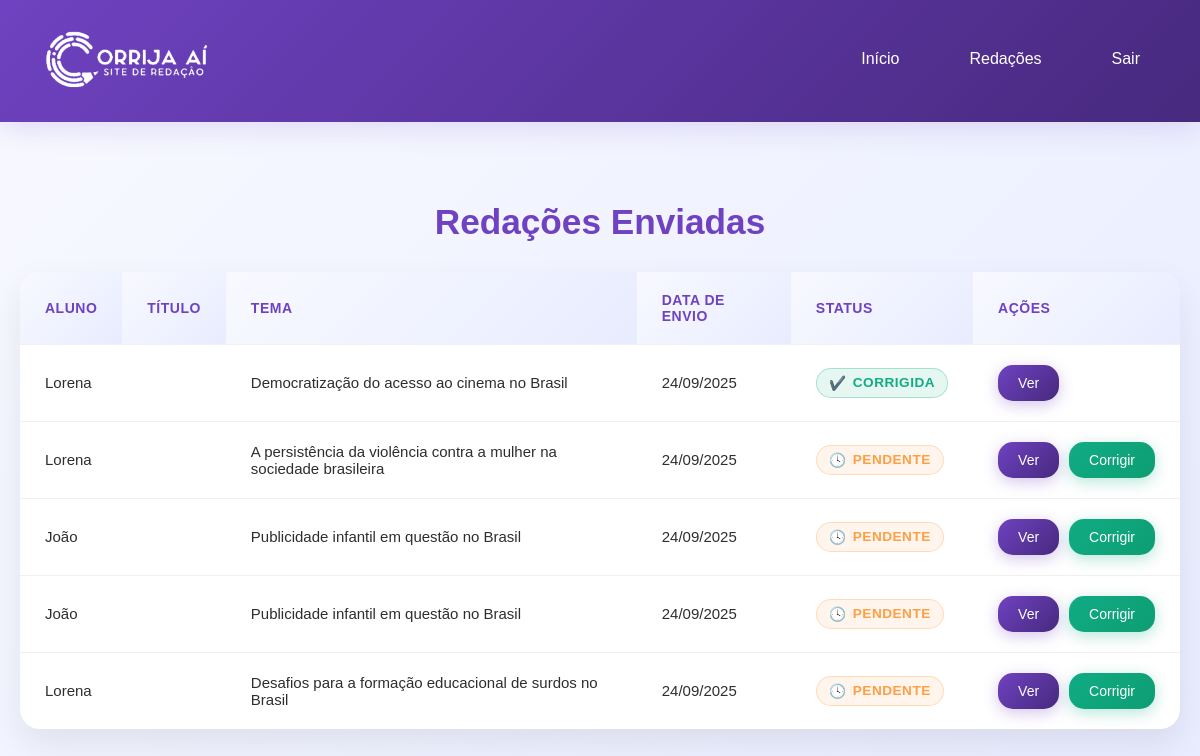
/admin/redacoes.php (signed in), run on an earlier commit of the app's database.
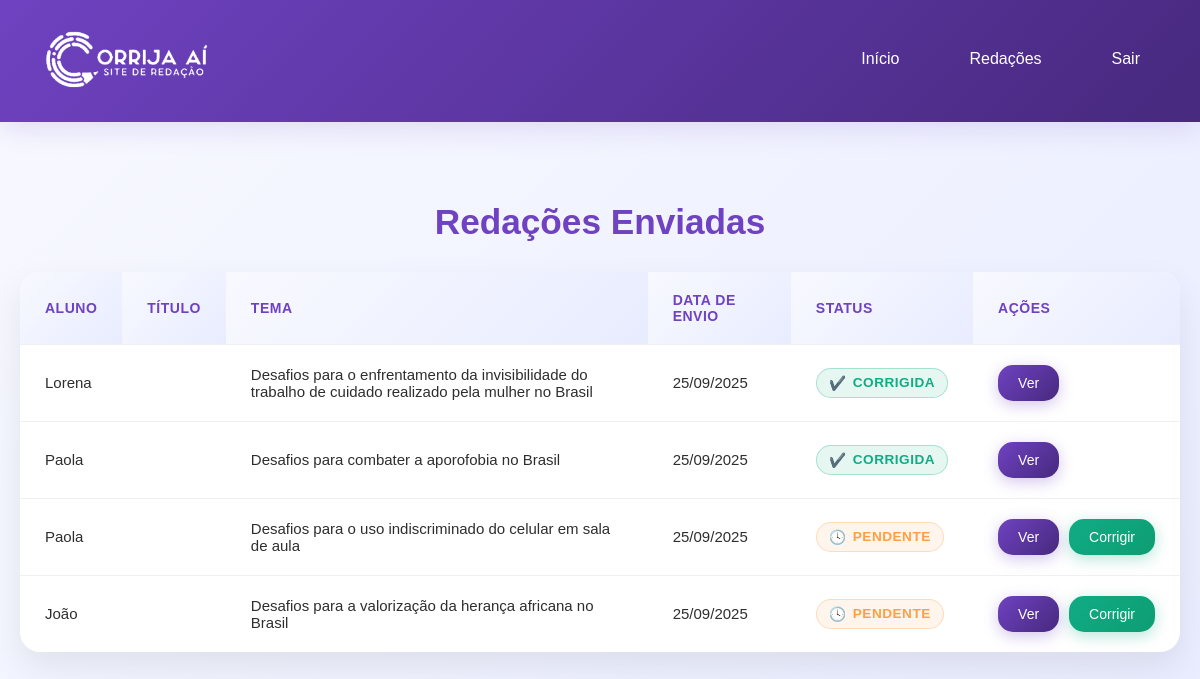
And on a later commit of the database.
### tables this page shows
CREATE TABLE IF NOT EXISTS `redacoes` (
  `id` varchar(255) NOT NULL,
  `usuario_id` int NOT NULL,
  `aluno_nome` varchar(100) NOT NULL,
  `tema` varchar(255) NOT NULL,
  `titulo` varchar(255) DEFAULT NULL,
  `texto` text NOT NULL,
  `data_envio` datetime NOT NULL,
  `status` varchar(50) NOT NULL DEFAULT 'pendente',
  `c1` int DEFAULT '0',
  `c2` int DEFAULT '0',
  `c3` int DEFAULT '0',
  `c4` int DEFAULT '0',
  `c5` int DEFAULT '0',
  `nota_final` int DEFAULT '0',
  `comentarios` text,
  `pontos_fortes` text,
  `pontos_melhoria` text,
  PRIMARY KEY (`id`),
  KEY `usuario_id` (`usuario_id`)
);

### admin/redacoes.php (the view, shortened to what this page needs)
<?php
require_once '../config.php';
$stmt = $pdo->query("SELECT * FROM redacoes ORDER BY data_envio DESC");
$redacoes = $stmt->fetchAll(PDO::FETCH_ASSOC);
?>
<!DOCTYPE html>
<html lang="pt-br">
<head>
    <link rel="stylesheet" href="css/style.css">
</head>
<body>
    <?php include 'header.php'; ?>
    <div class="container">
        <h2>Redações Enviadas</h2>
        <table>
            <thead>
                <tr>
                    <th>Aluno</th>
                    <th>Título</th>
                    <th>Tema</th>
                    <th>Data de Envio</th>
                    <th>Status</th>
                    <th>Ações</th>
                </tr>
            </thead>
            <tbody>
                <?php if (empty($redacoes)): ?>
                    <tr>
                        <td colspan="6">Nenhuma redação encontrada.</td>
                    </tr>
                <?php else: ?>
                    <?php foreach ($redacoes as $redacao): ?>
                        <tr>
                            <td><?php echo htmlspecialchars($redacao['aluno_nome']); ?></td>
                            <td><?php echo htmlspecialchars($redacao['titulo']); ?></td>
                            <td><?php echo htmlspecialchars($redacao['tema']); ?></td>
                            <td><?php echo date('d/m/Y', strtotime($redacao['data_envio'])); ?></td>
                            <td>
                                <span class="status-<?php echo $redacao['status']; ?>">
                                    <?php echo ucfirst($redacao['status']); ?>
                                </span>
                            </td>
                            <td>
                                <div class="actions-cell">
                                <a href="ver_redacao.php?id=<?php echo $redacao['id']; ?>" class="btn">Ver</a>
                                <?php if ($redacao['status'] === 'pendente'): ?>
                                    <a href="corrigir_redacao.php?id=<?php echo $redacao['id']; ?>" class="btn btn-corrigir">Corrigir</a>
                                <?php endif; ?>
                                </div>
                            </td>
                        </tr>
                    <?php endforeach; ?>
                <?php endif; ?>
            </tbody>
        </table>
    </div>
</body>
</html>

What changed in the data, as far as the page shows it:
removed redacoes: aluno_nome "Lorena", tema "Democratização do acesso ao cinema no Brasil", data_envio "24/09/2025", status "CORRIGIDA"
removed redacoes: aluno_nome "Lorena", tema "A persistência da violência contra a mulher na sociedade brasileira", data_envio "24/09/2025", status "PENDENTE"
removed redacoes: aluno_nome "João", tema "Publicidade infantil em questão no Brasil", data_envio "24/09/2025", status "PENDENTE"
removed redacoes: aluno_nome "João", tema "Publicidade infantil em questão no Brasil", data_envio "24/09/2025", status "PENDENTE"
removed redacoes: aluno_nome "Lorena", tema "Desafios para a formação educacional de surdos no Brasil", data_envio "24/09/2025", status "PENDENTE"
added redacoes: aluno_nome "Lorena", tema "Desafios para o enfrentamento da invisibilidade do trabalho de cuidado realizado pela mulher no Brasil", data_envio "25/09/2025", status "CORRIGIDA"
added redacoes: aluno_nome "Paola", tema "Desafios para combater a aporofobia no Brasil", data_envio "25/09/2025", status "CORRIGIDA"
added redacoes: aluno_nome "Paola", tema "Desafios para o uso indiscriminado do celular em sala de aula", data_envio "25/09/2025", status "PENDENTE"
added redacoes: aluno_nome "João", tema "Desafios para a valorização da herança africana no Brasil", data_envio "25/09/2025", status "PENDENTE"
